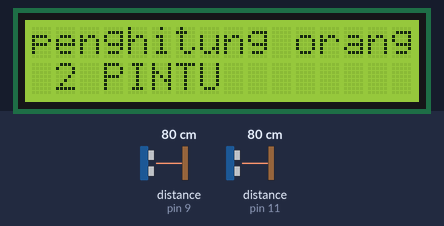
Bench run of a sketch on a simulated Arduino Uno, built with avr-gcc and run on an emulated ATmega328P. Parts: 16×2 character LCD. Wiring (inferred from the names in the program): 2 × ultrasonic range finder: trigger pin 8, echo pin 9 / trigger pin 10, echo pin 11. The test bench sets the inputs (shaded band); at power-on: distance to the obstacle (sensors on pin 9, pin 11) 80 cm. The echo pulse lasts 58.3 µs per cm.

Above: at 0.1 s.
At 2.1 s:
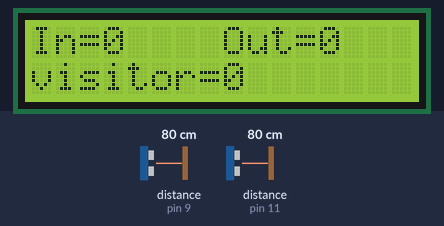

The sketch:

people_counter_dual_gate.ino
```cpp
#include <NewPing.h>
#include <LiquidCrystal.h>
LiquidCrystal lcd(13, 12, 5, 4, 3, 2);

const int ECHO1 = 9;
const int TRIG1 = 8;

const int ECHO2 = 11;
const int TRIG2 = 10;

unsigned int jarak1, jarak2, k, timer;
unsigned int masuk, keluar, pengunjung;

void ukur_jarak1(){
  digitalWrite(TRIG1, LOW);
  delayMicroseconds(2);
  digitalWrite(TRIG1, HIGH);
  delayMicroseconds(10);
  digitalWrite(TRIG1, LOW);
  timer = pulseIn(ECHO1, HIGH);
  jarak1 = timer/58;
}

void ukur_jarak2(){
  digitalWrite(TRIG2, LOW);
  delayMicroseconds(2);
  digitalWrite(TRIG2, HIGH);
  delayMicroseconds(10);
  digitalWrite(TRIG2, LOW);
  timer = pulseIn(ECHO2, HIGH);
  jarak2 = timer/58;
}

void setup() {
  lcd.begin(16,2);
  lcd.print("penghitung orang");
  lcd.setCursor(0, 1);
  lcd.print(" 2 PINTU");
  delay(2000);

  lcd.clear();
  lcd.print("In=0    Out=0");
  lcd.setCursor(0, 1);
  lcd.print("visitor=0");

  pinMode(ECHO1, INPUT);
  pinMode(TRIG1, OUTPUT);
  pinMode(ECHO2, INPUT);
  pinMode(TRIG2, OUTPUT);

}

void loop() {
  ukur_jarak1();
  if (jarak1 <=70){
    do
        ukur_jarak1();
        while (jarak1 <70);
        pengunjung++;
        masuk++;
        lcd.setCursor(3, 0);
        lcd.print(masuk);
        lcd.setCursor(8, 1);
        delay(1000);
  }
  ukur_jarak2();
  if (jarak2 <= 70 && masuk > 0){
    do
        ukur_jarak2();
        while (jarak2 <70);
        keluar++;
        masuk--;
        lcd.setCursor(3,0);
        lcd.print(masuk);
        lcd.setCursor(12,0);
        lcd.print(keluar);
        lcd.setCursor(8,1);
        lcd.print(pengunjung);
        delay(500);
  }
  jarak1 = 200;
  jarak2 = 200;
  delay(100);
}
```
